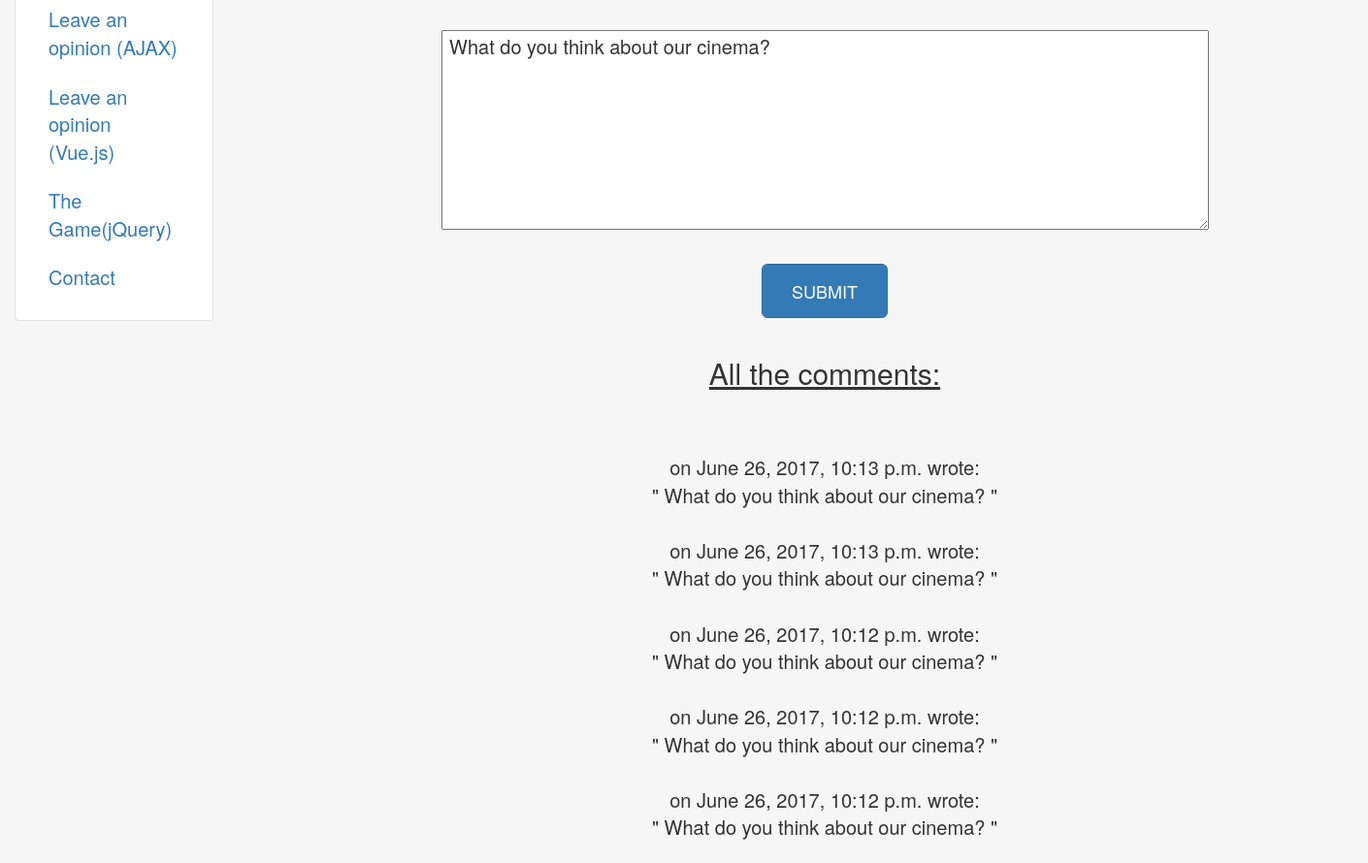
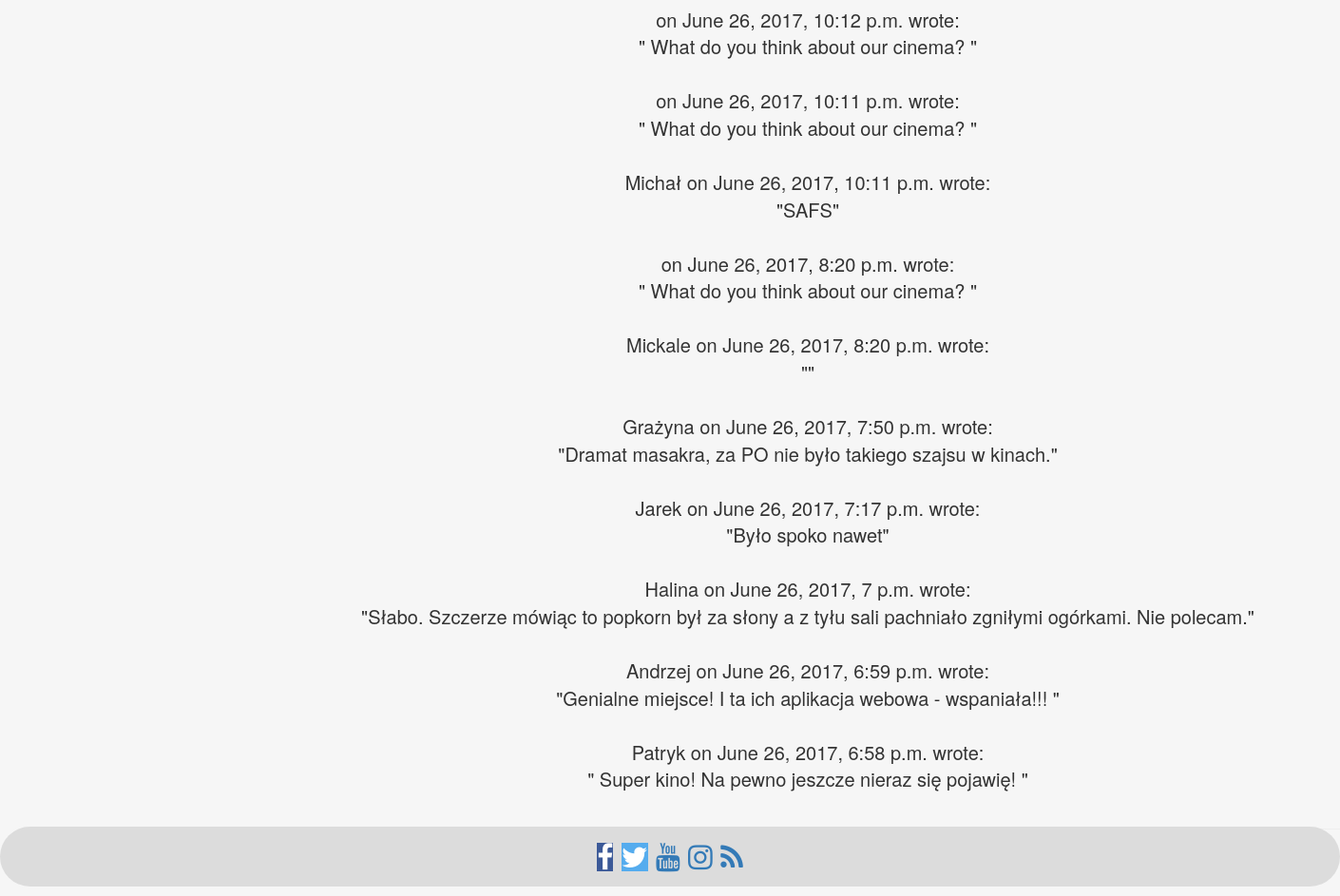
The app's page /ajax (lower part), older data (2 pictures, top to bottom).
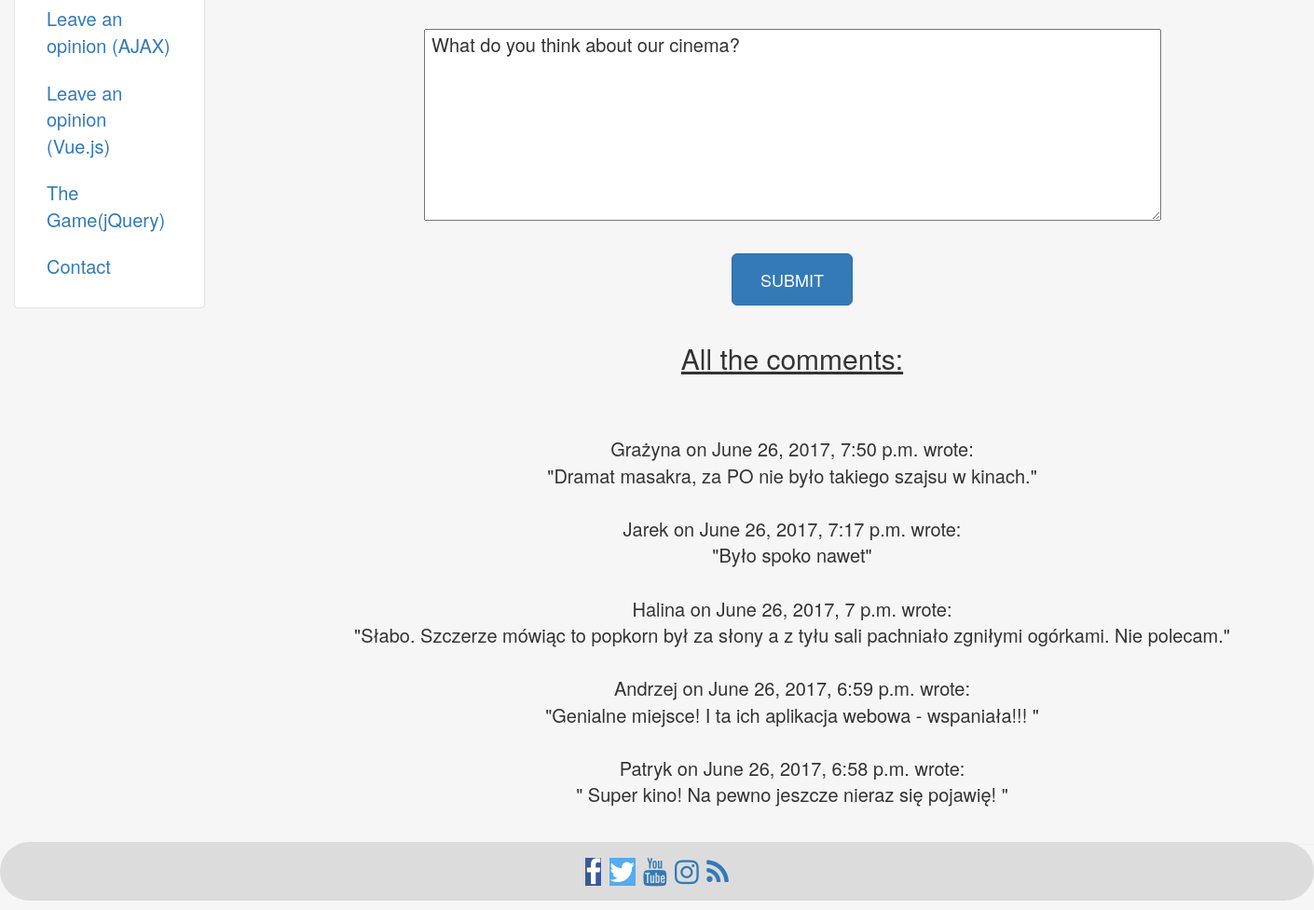
The same page, newer data.
### reservations/models.py (models this page shows, shortened)
class Evaluation(models.Model):
    MARK_CHOICES = (
        (1, "*"),
        (2, "**"),
        (3, "***"),
        (4, "****"),
        (5, "*****"),
        (6, "******"),
    )
    opinion = models.TextField(max_length=1000)
    seans = models.ForeignKey(Movie, default=1)
    author = models.TextField(max_length=100, default="Anonumous")
    mark = models.IntegerField(choices=MARK_CHOICES, default=6)
    timestamp = models.DateTimeField(auto_now_add=True)
    class Meta:
        verbose_name_plural = "evaluations"
        ordering = ('-timestamp',)
    def __str__(self):
        return "Opinion by " + str(self.author) + " from " + str(self.timestamp)
    class EvaluationAdmin(admin.ModelAdmin):
        list_display = ('__str__', 'text', 'mark', 'seans')
        list_filter = ('timestamp', 'author')

### reservations/views.py (the view)
# urls.py: url(r'^ajax', views.ajaxview, name="ajax"),
def ajaxview(request):
    movies = Movie.objects.all()
    evaluations = Evaluation.objects.all()
    return render(request, 'home/ajax.html', dict(movies=movies,
                                                  evaluations=evaluations))

### reservations/models.py (called while the page is built)
    def __str__(self):
        return self.title

### reservations/templates/home/ajax.html (shortened to what this page needs)
{% extends "home/base.html" %}
{% block content %}
    <div class="container" align="middle" padding="50px" style="font-size: 20px">
        <div style="text-align: center">
            <form id="evaluation_form">{% csrf_token %}
                <br/>
                <br/>
                <br/>
                <br/>
                <br/>
                <br/>
                <br/>
                <br/>
                <div style="text-align: center">
                <textarea id="opinion" name="opinion" cols="70" rows="7" onfocus="clearContents(this);"> What do you think about our cinema?
            </textarea>
                </div>
                <br/>
                <input type="Submit" class="btn btn-primary btn-lg  btn-huge" style="padding: 15px 30px;"
                       value="SUBMIT">
            </form>
        </div>
        <div style="text-align: center">
            <div class="page-header">
                <h2 style="text-decoration: underline;">All the comments:</h2>
                <br/>
                <div id="update-holder">
                    <br/>
                    {% for ev in evaluations %}
                        <div>{{ ev.author }} on {{ ev.timestamp }} wrote:<br/>
                            "{{ ev.opinion }}"<br/><br/></div>
                    {% endfor %}
                </div>
            </div>
        </div>
{% endblock %}

Row changes from the older to the newer data that the page shows:
removed Evaluation: timestamp "June 26, 2017, 10:13 p.m.", opinion "What do you think about our cinema?"
removed Evaluation: timestamp "June 26, 2017, 10:13 p.m.", opinion "What do you think about our cinema?"
removed Evaluation: timestamp "June 26, 2017, 10:12 p.m.", opinion "What do you think about our cinema?"
removed Evaluation: timestamp "June 26, 2017, 10:12 p.m.", opinion "What do you think about our cinema?"
removed Evaluation: timestamp "June 26, 2017, 10:12 p.m.", opinion "What do you think about our cinema?"
removed Evaluation: timestamp "June 26, 2017, 10:12 p.m.", opinion "What do you think about our cinema?"
removed Evaluation: timestamp "June 26, 2017, 10:11 p.m.", opinion "What do you think about our cinema?"
removed Evaluation: author "Michał", timestamp "June 26, 2017, 10:11 p.m.", opinion "SAFS"
removed Evaluation: timestamp "June 26, 2017, 8:20 p.m.", opinion "What do you think about our cinema?"
removed Evaluation: author "Mickale", timestamp "June 26, 2017, 8:20 p.m."
